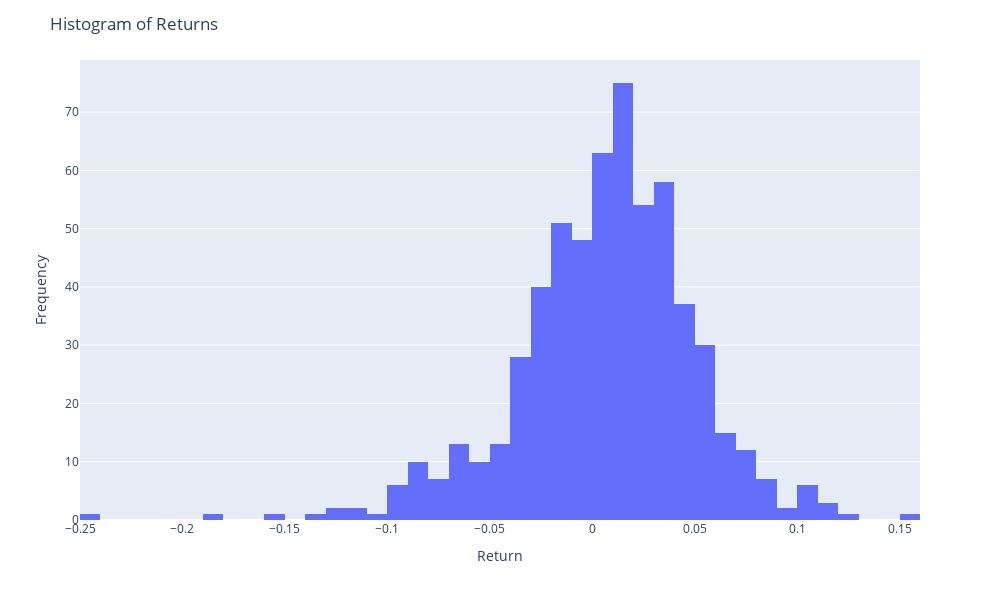
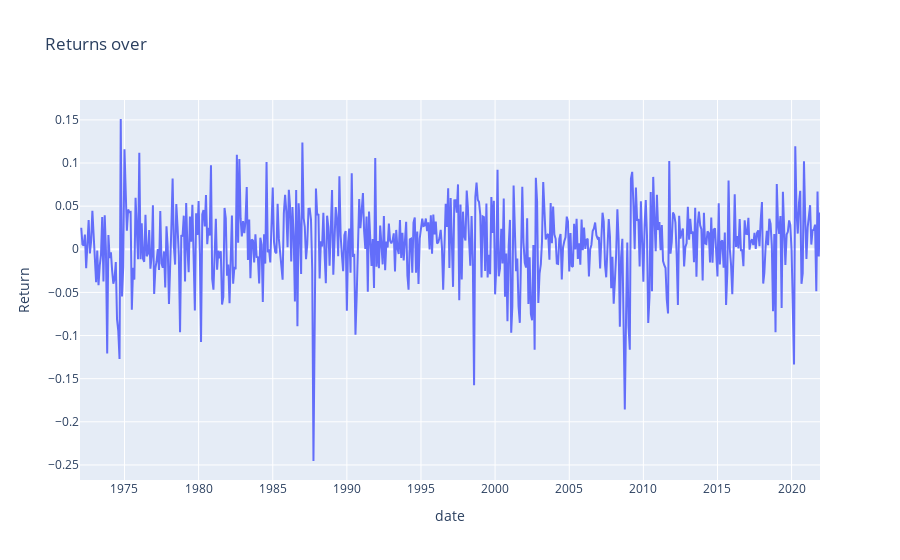

Notebook code cell kept with these figures, in order:
### Code cell
# Option 2. Target as Return

fig_hist = px.histogram(df, x='return', nbins=50)
fig_hist.update_layout(
    title='Histogram of Returns',
    xaxis_title='Return',
    yaxis_title='Frequency',
    width=1000,
    height=600
)
fig_hist.show()

fig_line = px.line(df, x='date', y='return', title='Returns over', labels={'return': 'Return'})
fig_line.show()

### Figure 1 — Plotly figure (JSON) as saved in the notebook; plotly's stock layout.template omitted (floating-point values rounded to 4 significant figures; data arrays with more than 128 entries replaced by an {"elided": "..."} marker saying what was removed)
{"data": [{"alignmentgroup": "True", "bingroup": "x", "hovertemplate": "return=%{x}<br>count=%{y}<extra></extra>", "legendgroup": "", "marker": {"color": "#636efa", "pattern": {"shape": ""}}, "name": "", "nbinsx": 50, "offsetgroup": "", "orientation": "v", "showlegend": false, "type": "histogram", "x": {"elided": "600 float values"}, "xaxis": "x", "yaxis": "y"}], "layout": {"barmode": "relative", "height": 600, "legend": {"tracegroupgap": 0}, "margin": {"t": 60}, "title": {"text": "Histogram of Returns"}, "width": 1000, "xaxis": {"anchor": "y", "domain": [0, 1], "title": {"text": "Return"}}, "yaxis": {"anchor": "x", "domain": [0, 1], "title": {"text": "Frequency"}}}}

### Figure 2 — Plotly figure (JSON) as saved in the notebook; plotly's stock layout.template omitted (floating-point values rounded to 4 significant figures; data arrays with more than 128 entries replaced by an {"elided": "..."} marker saying what was removed)
{"data": [{"hovertemplate": "date=%{x}<br>Return=%{y}<extra></extra>", "legendgroup": "", "line": {"color": "#636efa", "dash": "solid"}, "marker": {"symbol": "circle"}, "mode": "lines", "name": "", "orientation": "v", "showlegend": false, "type": "scatter", "x": {"elided": "600 str values"}, "xaxis": "x", "y": {"elided": "600 float values"}, "yaxis": "y"}], "layout": {"legend": {"tracegroupgap": 0}, "title": {"text": "Returns over"}, "xaxis": {"anchor": "y", "domain": [0, 1], "title": {"text": "date"}}, "yaxis": {"anchor": "x", "domain": [0, 1], "title": {"text": "Return"}}}}
